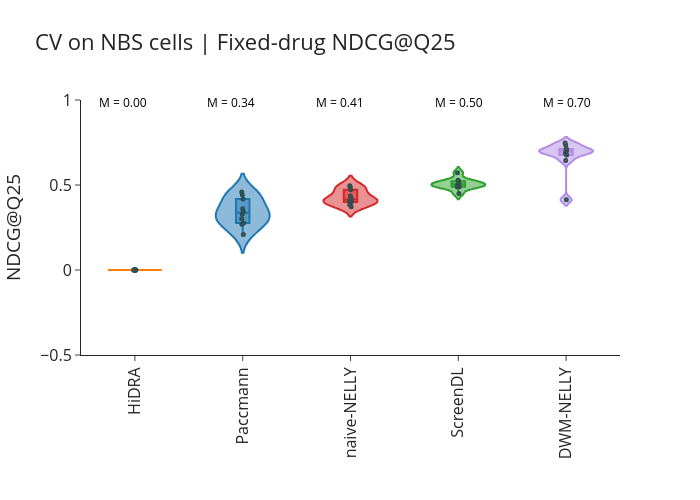

The code cell stored with this chart in its notebook:
### Code cell
palette = {
    "Paccmann": "#1F77B4",       # blue
    "HiDRA": "#FF7F0E",  # orange
    "ScreenDL": "#2CA02C",     # green
    "naive-NELLY": "#D62728",   # red
    "DWM-NELLY" : "#b38ce3"
}

fig = px.violin(metrics_fixed_drug,
                x="Method",
                y="MNDCG",
                color="Method",
                height=500,
                width=700,
                template="simple_white",
                box=True,
                points="all",
                labels={"Method": "",
                        "MNDCG": "NDCG@Q25"
                       },
                color_discrete_map=palette,
                title= "CV on NBS cells | Fixed-drug NDCG@Q25" 
               )


fig.update_traces(
    jitter=0.05,
    pointpos=0,
    width=0.5
)

fig.add_annotation(
    x=0.03,  # Adjust if you have multiple violins (e.g., grouped by drug)
    y=0.95,
    text=f"M = {hidra_fixed_drug.median(1).item():.2f}",
    xref="paper", yref="paper",
    showarrow=False,
    yanchor='bottom',
    font=dict(color="black", size=12)
)


fig.add_annotation(
    x=0.23,  # Adjust if you have multiple violins (e.g., grouped by drug)
    y=0.95,
    text=f"M = {paccmann_fixed_drug.median(1).item():.2f}",
    xref="paper", yref="paper",
    showarrow=False,
    yanchor='bottom',
    font=dict(color="black", size=12)
)

fig.add_annotation(
    x=0.48,  # Adjust if you have multiple violins (e.g., grouped by drug)
    y=0.95,
    text=f"M = {naive_NELLY_fixed_drug.median(1).item():.2f}",
    xref="paper", yref="paper",
    showarrow=False,
    yanchor='bottom',
    font=dict(color="black", size=12)
)

fig.add_annotation(
    x=0.75,  # Adjust if you have multiple violins (e.g., grouped by drug)
    y=0.95,
    text=f"M = {screendl_fixed_drug.median(1).item():.2f}",
    xref="paper", yref="paper",
    showarrow=False,
    yanchor='bottom',
    font=dict(color="black", size=12)
)


fig.add_annotation(
    x=0.95,  # Adjust if you have multiple violins (e.g., grouped by drug)
    y=0.95,
    text=f"M = {dwm_NELLY_fixed_drug.median(1).item():.2f}",
    xref="paper", yref="paper",
    showarrow=False,
    yanchor='bottom',
    font=dict(color="black", size=12)
)


fig.update_traces(
    marker=dict(
        size=3,
        line=dict(width=2, color="DarkSlateGrey")
    )
)
fig.update_layout(
    font=dict(size=16),
    showlegend=False
)
fig.update_yaxes(range=[-0.5, 1])
fig.update_xaxes(tickangle=-90)

fig

### Figure 1 — Plotly figure (JSON) as saved in the notebook; plotly's stock layout.template omitted (floating-point values rounded to 4 significant figures)
{"data": [{"alignmentgroup": "True", "box": {"visible": true}, "hovertemplate": "=%{x}<br>NDCG@Q25=%{y}<extra></extra>", "jitter": 0.05, "legendgroup": "HiDRA", "marker": {"color": "#FF7F0E", "line": {"color": "DarkSlateGrey", "width": 2}, "size": 3}, "name": "HiDRA", "offsetgroup": "HiDRA", "orientation": "v", "pointpos": 0, "points": "all", "scalegroup": "True", "showlegend": true, "type": "violin", "width": 0.5, "x": ["HiDRA", "HiDRA", "HiDRA", "HiDRA", "HiDRA", "HiDRA", "HiDRA", "HiDRA", "HiDRA", "HiDRA"], "x0": " ", "xaxis": "x", "y": [0.0, 0.0, 0.0, 0.0, 0.0, 0.0, 0.0, 0.0, 0.0, 0.0], "y0": " ", "yaxis": "y"}, {"alignmentgroup": "True", "box": {"visible": true}, "hovertemplate": "=%{x}<br>NDCG@Q25=%{y}<extra></extra>", "jitter": 0.05, "legendgroup": "Paccmann", "marker": {"color": "#1F77B4", "line": {"color": "DarkSlateGrey", "width": 2}, "size": 3}, "name": "Paccmann", "offsetgroup": "Paccmann", "orientation": "v", "pointpos": 0, "points": "all", "scalegroup": "True", "showlegend": true, "type": "violin", "width": 0.5, "x": ["Paccmann", "Paccmann", "Paccmann", "Paccmann", "Paccmann", "Paccmann", "Paccmann", "Paccmann", "Paccmann", "Paccmann"], "x0": " ", "xaxis": "x", "y": [0.2688, 0.2771, 0.4173, 0.4421, 0.3447, 0.3014, 0.3287, 0.4583, 0.3606, 0.2094], "y0": " ", "yaxis": "y"}, {"alignmentgroup": "True", "box": {"visible": true}, "hovertemplate": "=%{x}<br>NDCG@Q25=%{y}<extra></extra>", "jitter": 0.05, "legendgroup": "naive-NELLY", "marker": {"color": "#D62728", "line": {"color": "DarkSlateGrey", "width": 2}, "size": 3}, "name": "naive-NELLY", "offsetgroup": "naive-NELLY", "orientation": "v", "pointpos": 0, "points": "all", "scalegroup": "True", "showlegend": true, "type": "violin", "width": 0.5, "x": ["naive-NELLY", "naive-NELLY", "naive-NELLY", "naive-NELLY", "naive-NELLY", "naive-NELLY", "naive-NELLY", "naive-NELLY", "naive-NELLY", "naive-NELLY"], "x0": " ", "xaxis": "x", "y": [0.4358, 0.4718, 0.4004, 0.4879, 0.4209, 0.3723, 0.4052, 0.4959, 0.408, 0.3843], "y0": " ", "yaxis": "y"}, {"alignmentgroup": "True", "box": {"visible": true}, "hovertemplate": "=%{x}<br>NDCG@Q25=%{y}<extra></extra>", "jitter": 0.05, "legendgroup": "ScreenDL", "marker": {"color": "#2CA02C", "line": {"color": "DarkSlateGrey", "width": 2}, "size": 3}, "name": "ScreenDL", "offsetgroup": "ScreenDL", "orientation": "v", "pointpos": 0, "points": "all", "scalegroup": "True", "showlegend": true, "type": "violin", "width": 0.5, "x": ["ScreenDL", "ScreenDL", "ScreenDL", "ScreenDL", "ScreenDL", "ScreenDL", "ScreenDL", "ScreenDL", "ScreenDL", "ScreenDL"], "x0": " ", "xaxis": "x", "y": [0.5218, 0.5092, 0.4884, 0.5091, 0.4905, 0.5006, 0.5727, 0.5275, 0.489, 0.4493], "y0": " ", "yaxis": "y"}, {"alignmentgroup": "True", "box": {"visible": true}, "hovertemplate": "=%{x}<br>NDCG@Q25=%{y}<extra></extra>", "jitter": 0.05, "legendgroup": "DWM-NELLY", "marker": {"color": "#b38ce3", "line": {"color": "DarkSlateGrey", "width": 2}, "size": 3}, "name": "DWM-NELLY", "offsetgroup": "DWM-NELLY", "orientation": "v", "pointpos": 0, "points": "all", "scalegroup": "True", "showlegend": true, "type": "violin", "width": 0.5, "x": ["DWM-NELLY", "DWM-NELLY", "DWM-NELLY", "DWM-NELLY", "DWM-NELLY", "DWM-NELLY", "DWM-NELLY", "DWM-NELLY", "DWM-NELLY", "DWM-NELLY"], "x0": " ", "xaxis": "x", "y": [0.7014, 0.6941, 0.676, 0.7475, 0.7115, 0.6846, 0.7094, 0.7351, 0.6439, 0.4131], "y0": " ", "yaxis": "y"}], "layout": {"annotations": [{"font": {"color": "black", "size": 12}, "showarrow": false, "text": "M = 0.00", "x": 0.03, "xref": "paper", "y": 0.95, "yanchor": "bottom", "yref": "paper"}, {"font": {"color": "black", "size": 12}, "showarrow": false, "text": "M = 0.34", "x": 0.23, "xref": "paper", "y": 0.95, "yanchor": "bottom", "yref": "paper"}, {"font": {"color": "black", "size": 12}, "showarrow": false, "text": "M = 0.41", "x": 0.48, "xref": "paper", "y": 0.95, "yanchor": "bottom", "yref": "paper"}, {"font": {"color": "black", "size": 12}, "showarrow": false, "text": "M = 0.50", "x": 0.75, "xref": "paper", "y": 0.95, "yanchor": "bottom", "yref": "paper"}, {"font": {"color": "black", "size": 12}, "showarrow": false, "text": "M = 0.70", "x": 0.95, "xref": "paper", "y": 0.95, "yanchor": "bottom", "yref": "paper"}], "font": {"size": 16}, "height": 500, "legend": {"title": {"text": ""}, "tracegroupgap": 0}, "showlegend": false, "title": {"text": "CV on NBS cells | Fixed-drug NDCG@Q25"}, "violinmode": "overlay", "width": 700, "xaxis": {"anchor": "y", "autorange": true, "categoryarray": ["HiDRA", "Paccmann", "naive-NELLY", "ScreenDL", "DWM-NELLY"], "categoryorder": "array", "domain": [0, 1], "range": [-0.5, 4.5], "tickangle": -90, "title": {"text": ""}, "type": "category"}, "yaxis": {"anchor": "x", "domain": [0, 1], "range": [-0.5, 1], "title": {"text": "NDCG@Q25"}, "type": "linear"}}}
